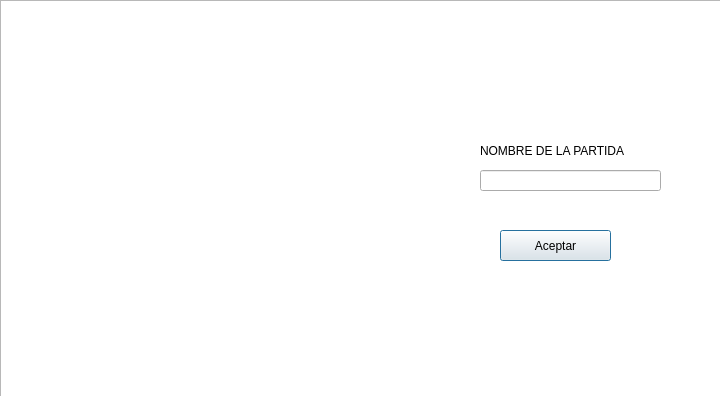
<?xml version="1.0" encoding="UTF-8"?>
<ui version="4.0">
 <class>Nombre_Partida</class>
 <widget class="QDialog" name="Nombre_Partida">
  <property name="geometry">
   <rect>
    <x>0</x>
    <y>0</y>
    <width>720</width>
    <height>396</height>
   </rect>
  </property>
  <property name="windowTitle">
   <string>Dialog</string>
  </property>
  <widget class="QGraphicsView" name="graphicsView">
   <property name="geometry">
    <rect>
     <x>0</x>
     <y>0</y>
     <width>721</width>
     <height>401</height>
    </rect>
   </property>
   <property name="styleSheet">
    <string notr="true">border-image: url(:/imagenes/intro.png);</string>
   </property>
  </widget>
  <widget class="QLabel" name="label">
   <property name="geometry">
    <rect>
     <x>480</x>
     <y>130</y>
     <width>171</width>
     <height>41</height>
    </rect>
   </property>
   <property name="text">
    <string>NOMBRE DE LA PARTIDA</string>
   </property>
  </widget>
  <widget class="QLineEdit" name="lineEdit">
   <property name="geometry">
    <rect>
     <x>480</x>
     <y>170</y>
     <width>181</width>
     <height>21</height>
    </rect>
   </property>
  </widget>
  <widget class="QPushButton" name="pushButton">
   <property name="geometry">
    <rect>
     <x>500</x>
     <y>230</y>
     <width>111</width>
     <height>31</height>
    </rect>
   </property>
   <property name="text">
    <string>Aceptar</string>
   </property>
  </widget>
 </widget>
 <resources/>
 <connections/>
</ui>
